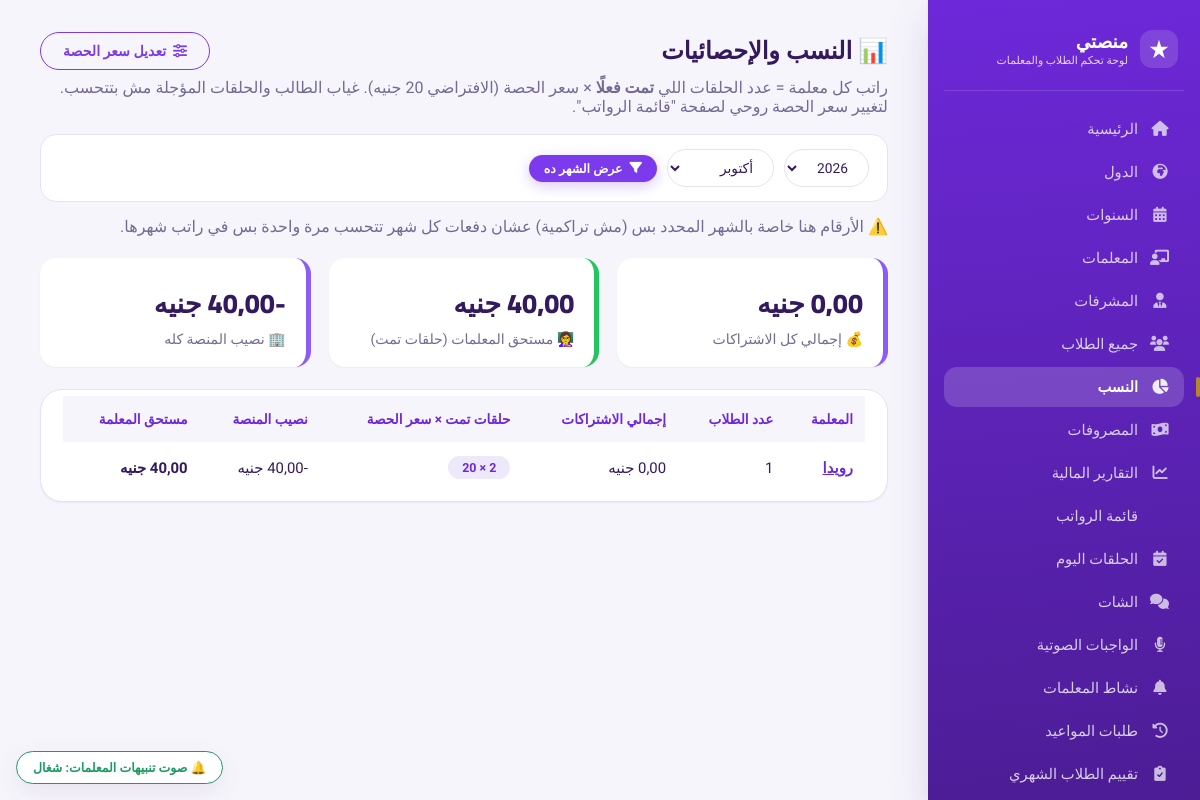
Page /statistics/ (signed in) on the committed database.
### core/models.py (models this page shows, shortened)
class Teacher(models.Model):
    name = models.CharField(max_length=255, verbose_name="اسم المعلمة")
    age = models.PositiveIntegerField(null=True, blank=True, verbose_name="السن")
    phone = models.CharField(max_length=20, blank=True, null=True, verbose_name="رقم الهاتف")
    whatsapp = models.CharField(max_length=20, blank=True, null=True, verbose_name="واتساب")
    governorate = models.CharField(max_length=100, blank=True, null=True, verbose_name="المحافظة")
    hire_date = models.DateField(null=True, blank=True, verbose_name="تاريخ بداية العمل")
    user = models.OneToOneField(
        settings.AUTH_USER_MODEL, null=True, blank=True,
        on_delete=models.SET_NULL, related_name='teacher_profile',
        verbose_name="حساب الدخول"
    )
    commission_percent = models.DecimalField(
        max_digits=5, decimal_places=2, default=60,
        verbose_name="نسبة المعلمة من الاشتراكات (%)"
    )
    fixed_salary = models.DecimalField(
        max_digits=10, decimal_places=2, null=True, blank=True,
        verbose_name="راتب مثبت (بدل النسبة)"
    )
    lesson_rate = models.DecimalField(
        max_digits=8, decimal_places=2, default=DEFAULT_LESSON_RATE,
        verbose_name="سعر الحصة"
    )
    supervisor = models.ForeignKey(
        'Supervisor', null=True, blank=True, on_delete=models.SET_NULL,
        related_name='teachers', verbose_name="المشرفة المسؤولة"
    )
    class Meta:
        verbose_name = "معلمة"
        verbose_name_plural = "المعلمات"
        ordering = ['name']
    def total_subscriptions(self, year=None, month=None):
        now = timezone.now()
        year = year or now.year
        month = month or now.month
        active_students = self.students.filter(status='active')
        return sum(float(s.total_paid(year=year, month=month)) for s in active_students)
    def completed_lessons_count(self, year=None, month=None):
        return self.lessons_for_period(year, month).filter(status='completed').count()
    def calculated_salary(self, year=None, month=None):
        return round(self.completed_lessons_count(year, month) * float(self.lesson_rate), 2)
    def platform_share(self, year=None, month=None):
        return round(self.total_subscriptions(year=year, month=month) - self.calculated_salary(year, month), 2)
    def lessons_for_period(self, year=None, month=None):
        now = timezone.now()
        year = year or now.year
        month = month or now.month
        return self.lessons.filter(scheduled_at__year=year, scheduled_at__month=month)

### core/views.py (the view)
# urls.py: path('statistics/', views.statistics, name='statistics'),
@staff_member_required
def statistics(request):
    now = timezone.now()
    stat_year = _to_int_or_none(request.GET.get('year')) or now.year
    stat_month = _to_int_or_none(request.GET.get('month')) or now.month
    teachers = Teacher.objects.all()
    stats = []
    grand_total_fees = 0
    grand_platform_share = 0
    grand_teacher_share = 0
    for teacher in teachers:
        total_fees = teacher.total_subscriptions(year=stat_year, month=stat_month)
        teacher_share = teacher.calculated_salary(year=stat_year, month=stat_month)
        platform_share = teacher.platform_share(year=stat_year, month=stat_month)
        grand_total_fees += total_fees
        grand_platform_share += platform_share
        grand_teacher_share += teacher_share
        stats.append({
            'teacher': teacher,
            'student_count': teacher.students.count(),
            'total_fees': total_fees,
            'completed_lessons': teacher.completed_lessons_count(year=stat_year, month=stat_month),
            'lesson_rate': teacher.lesson_rate,
            'platform_share': platform_share,
            'teacher_share': teacher_share,
        })
    context = {
        'stats': stats,
        'grand_total_fees': grand_total_fees,
        'grand_platform_share': grand_platform_share,
        'grand_teacher_share': grand_teacher_share,
        'stat_year': stat_year,
        'stat_month': stat_month,
        'arabic_months': ARABIC_MONTHS,
        'stat_years_range': sorted({now.year - 1, now.year, now.year + 1}, reverse=True),
    }
    return render(request, 'core/statistics.html', context)

### chat/context_processors.py (called while the page is built, shortened)
def chat_counts(request):
    user = getattr(request, 'user', None)
    if not user or not user.is_authenticated:
        return {}
    try:
        from .models import Conversation
        if user.is_staff:
            agg = Conversation.objects.aggregate(
                unread=Count('id', filter=Q(admin_unread__gt=0)),
                flagged=Count('id', filter=Q(is_flagged=True)),
            )
            return {'chat_admin_unread': agg['unread'] or 0, 'chat_admin_flagged': agg['flagged'] or 0}
    except Exception:
        return {}
    return {}

### config/context_processors.py (called while the page is built)
def seo(request):
    site_url = getattr(settings, 'CANONICAL_URL', 'https://alagme.com').rstrip('/')
    canonical = site_url + request.path
    page = request.GET.get('page', '')
    if page.isdigit() and int(page) > 1:
        canonical += f'?page={int(page)}'
    wa = getattr(settings, 'WHATSAPP_PUBLIC_NUMBER', '')
    return {
        'SITE_URL': site_url,
        'canonical_url': canonical,
        'SITE_NAME': getattr(settings, 'SITE_NAME', ''),
        'WHATSAPP_PUBLIC_NUMBER': wa,
        'WHATSAPP_LINK': f'https://wa.me/{wa}' if wa else '',
    }

### core/models.py (called while the page is built)
    def total_paid(self, year=None, month=None):
        qs = self.payments.all()
        if year:
            qs = qs.filter(date__year=year)
        if month:
            qs = qs.filter(date__month=month)
        total = qs.aggregate(total=models.Sum('amount'))['total']
        return total or 0

### core/views.py (called while the page is built)
def _or_none(value):
    if value is None:
        return None
    value = value.strip()
    return value if value != '' else None

def _to_int_or_none(value):
    value = _or_none(value)
    if value is None:
        return None
    try:
        return int(value)
    except (TypeError, ValueError):
        return None

### learning/context_processors.py (called while the page is built, shortened)
def learning_counts(request):
    user = getattr(request, 'user', None)
    if not user or not user.is_authenticated or user.is_staff:
        return {}

### templates/core/statistics.html (shortened to what this page needs)
{% extends 'core/base.html' %}
{% block content %}
<div class="page-header">
    <div class="page-title">📊 النسب والإحصائيات</div>
    <a href="{% url 'salaries_list' %}" class="btn btn-outline"><i class="fas fa-sliders"></i> تعديل سعر الحصة</a>
</div>
<p class="text-muted" style="margin-bottom:15px;">راتب كل معلمة = عدد الحلقات اللي <strong>تمت فعلًا</strong> × سعر الحصة (الافتراضي 20 جنيه). غياب الطالب والحلقات المؤجلة مش بتتحسب. لتغيير سعر الحصة روحي لصفحة "قائمة الرواتب".</p>
<form method="GET" class="filter-bar" style="margin-bottom:15px;">
    <select name="year">
        {% for y in stat_years_range %}
        <option value="{{ y }}" {% if stat_year == y %}selected{% endif %}>{{ y }}</option>
        {% endfor %}
    </select>
    <select name="month">
        {% for m_num, m_name in arabic_months.items %}
        <option value="{{ m_num }}" {% if stat_month == m_num %}selected{% endif %}>{{ m_name }}</option>
        {% endfor %}
    </select>
    <button type="submit" class="btn btn-primary btn-sm"><i class="fas fa-filter"></i> عرض الشهر ده</button>
</form>
<p class="text-muted" style="margin-bottom:15px;">⚠️ الأرقام هنا خاصة بالشهر المحدد بس (مش تراكمية) عشان دفعات كل شهر تتحسب مرة واحدة بس في راتب شهرها.</p>
<div class="stats-row">
    <div class="stat-box">
        <div class="number">{{ grand_total_fees|floatformat:2 }} جنيه</div>
        <div class="label">💰 إجمالي كل الاشتراكات</div>
    </div>
    <div class="stat-box" style="border-right-color:#22c55e;">
        <div class="number">{{ grand_teacher_share|floatformat:2 }} جنيه</div>
        <div class="label">👩‍🏫 مستحق المعلمات (حلقات تمت)</div>
    </div>
    <div class="stat-box" style="border-right-color:#8b5cf6;">
        <div class="number">{{ grand_platform_share|floatformat:2 }} جنيه</div>
        <div class="label">🏢 نصيب المنصة كله</div>
    </div>
</div>
<div class="table-container">
    <table>
        <thead><tr><th>المعلمة</th><th>عدد الطلاب</th><th>إجمالي الاشتراكات</th><th>حلقات تمت × سعر الحصة</th><th>نصيب المنصة</th><th>مستحق المعلمة</th></tr></thead>
        <tbody>
            {% for stat in stats %}
            <tr>
                <td><a href="{% url 'teacher_detail' stat.teacher.id %}" style="color:#6d28d9; font-weight:700;">{{ stat.teacher.name }}</a></td>
                <td>{{ stat.student_count }}</td>
                <td>{{ stat.total_fees|floatformat:2 }} جنيه</td>
                <td><span class="badge-neutral">{{ stat.completed_lessons }} × {{ stat.lesson_rate|floatformat:"-2" }}</span></td>
                <td>{{ stat.platform_share|floatformat:2 }} جنيه</td>
                <td><strong>{{ stat.teacher_share|floatformat:2 }} جنيه</strong></td>
            </tr>
            {% empty %}
            <tr><td colspan="6" style="text-align:center;">لا توجد بيانات بعد.</td></tr>
            {% endfor %}
        </tbody>
    </table>
</div>
{% endblock %}

### templates/core/base.html (style rules this page uses)
:root { --violet-50: #F7F5FC; --violet-100: #EEE9FA; --violet-200: #DDD3F5; --violet-400: #A78BFA; --violet-500: #8B5CF6; --violet-600: #7C3AED; --violet-700: #6D28D9; --ink: #33195E; --ink-muted: #746A93; --gold: #B4872E; --gold-soft: #FBF2E2; --green: #1D9A63; --green-soft: #E5F7EE; --red: #DC3545; --red-soft: #FDEBEC; --amber: #B87F16; --amber-soft: #FCF3DC; --paper: #FFFFFF; --page-bg: var(--violet-50); --border: #E7E1F5; --radius-sm: 10px; --radius-md: 16px; --radius-lg: 22px; --radius-pill: 999px; --shadow-sm: 0 1px 2px rgba(51, 25, 94, 0.06); --shadow-md: 0 8px 24px rgba(51, 25, 94, 0.08); --shadow-lg: 0 16px 40px rgba(51, 25, 94, 0.14); --font-display: 'Cairo', sans-serif; --font-body: 'Tajawal', sans-serif; }
* { margin: 0; padding: 0; box-sizing: border-box; }
body { font-family: var(--font-body); background: var(--page-bg); color: var(--ink); display: flex; min-height: 100vh; -webkit-font-smoothing: antialiased; }
a { color: inherit; }
.page-header { display:flex; align-items:center; justify-content:space-between; flex-wrap:wrap; gap:14px; margin-bottom:8px; }
.page-title { display:flex; align-items:center; gap:10px; font-weight:800; font-size:1.5rem; color:var(--ink); }
.filter-bar { display:flex; align-items:center; gap:10px; flex-wrap:wrap; background:#fff; padding:14px 18px; border-radius:var(--radius-md); border:1px solid var(--border); margin:18px 0; }
.filter-bar input[type="text"], .filter-bar select { padding:9px 16px; border-radius: var(--radius-pill); border:1.6px solid var(--border); font-family: var(--font-body); font-size:0.86rem; background:#fff; color:var(--ink); }
.table-container { background: #fff; border-radius: var(--radius-lg); padding: 6px 22px 8px; border: 1px solid var(--border); margin-top: 22px; overflow-x: auto; box-shadow: var(--shadow-sm); }
table { width: 100%; border-collapse: collapse; font-size: 0.93rem; }
table th { background: var(--violet-50); color: var(--violet-700); padding: 15px 12px; text-align: right; font-weight: 700; font-size:0.85rem; }
table td { padding: 14px 12px; border-bottom: 1px solid #F2EEFA; vertical-align:middle; }
table tbody tr:last-child td { border-bottom:none; }
.badge-neutral { background: var(--violet-100); color: var(--violet-700); padding:4px 14px; border-radius:30px; font-weight:700; font-size:0.78rem; display:inline-block; }
.btn { display: inline-flex; align-items:center; gap:7px; padding: 10px 22px; border-radius: 30px; font-weight: 700; text-decoration: none; font-size: 0.88rem; transition: .18s ease; border: none; cursor: pointer; font-family: var(--font-body); }
.btn-primary { background: var(--violet-600); color: #fff; box-shadow: 0 4px 14px rgba(124,58,237,.28); }
.btn-outline { background: transparent; border: 1.6px solid var(--violet-600); color: var(--violet-600); }
.btn-sm { padding: 6px 15px; font-size: 0.78rem; }
.stats-row { display: grid; grid-template-columns: repeat(auto-fit, minmax(180px, 1fr)); gap: 18px; margin: 22px 0 8px; }
.stat-box, .stat-card { background: #fff; padding: 20px; border-radius: var(--radius-md); border-right: 5px solid var(--violet-500); box-shadow: var(--shadow-sm); display:flex; flex-direction:column; gap:2px; }
.stat-box .number, .stat-card .number { font-size: 1.7rem; font-weight: 800; color: var(--ink); font-family: var(--font-display); }
.stat-box .label, .stat-card .label { color: var(--ink-muted); font-size: 0.88rem; }
.text-muted { color: var(--ink-muted); }

### rows in the picture
Teacher: teacher.name "رويدا", student_count "1", total_fees "0,00", completed_lessons "2", lesson_rate "20", platform_share "-40,00"

### other values in the picture
form field year "2026"
form field month "أكتوبر"
